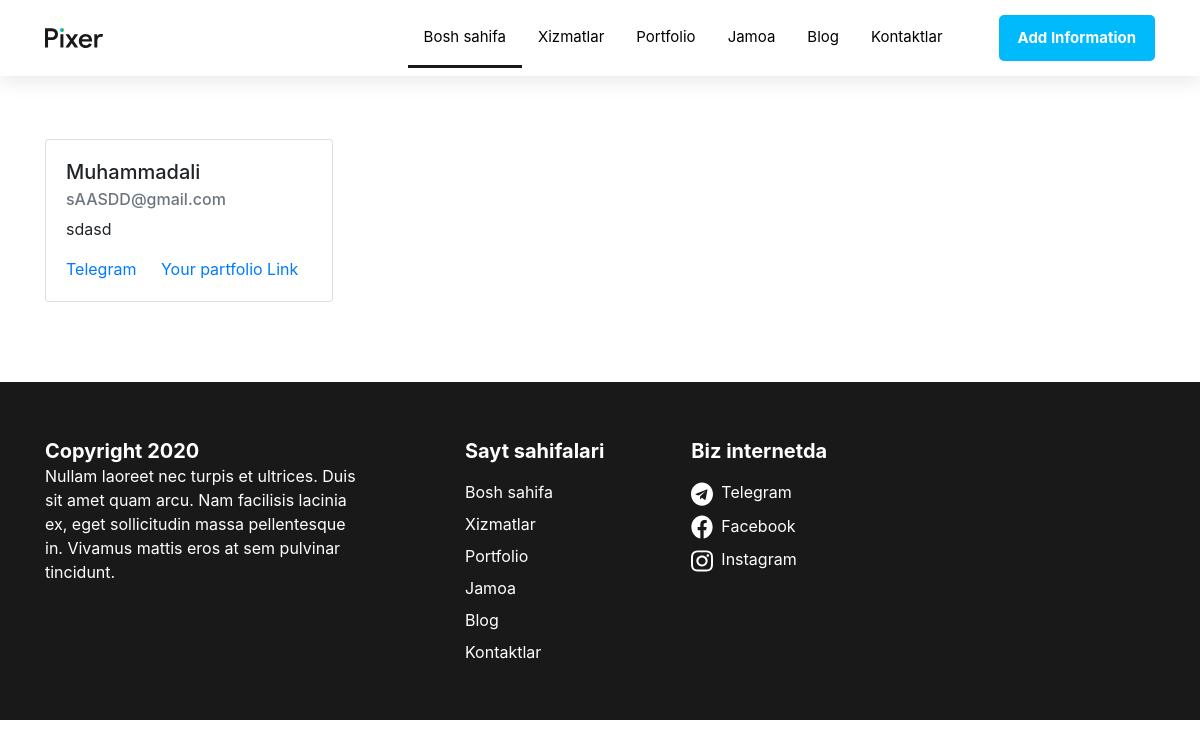
The app's page /backend/, older data.
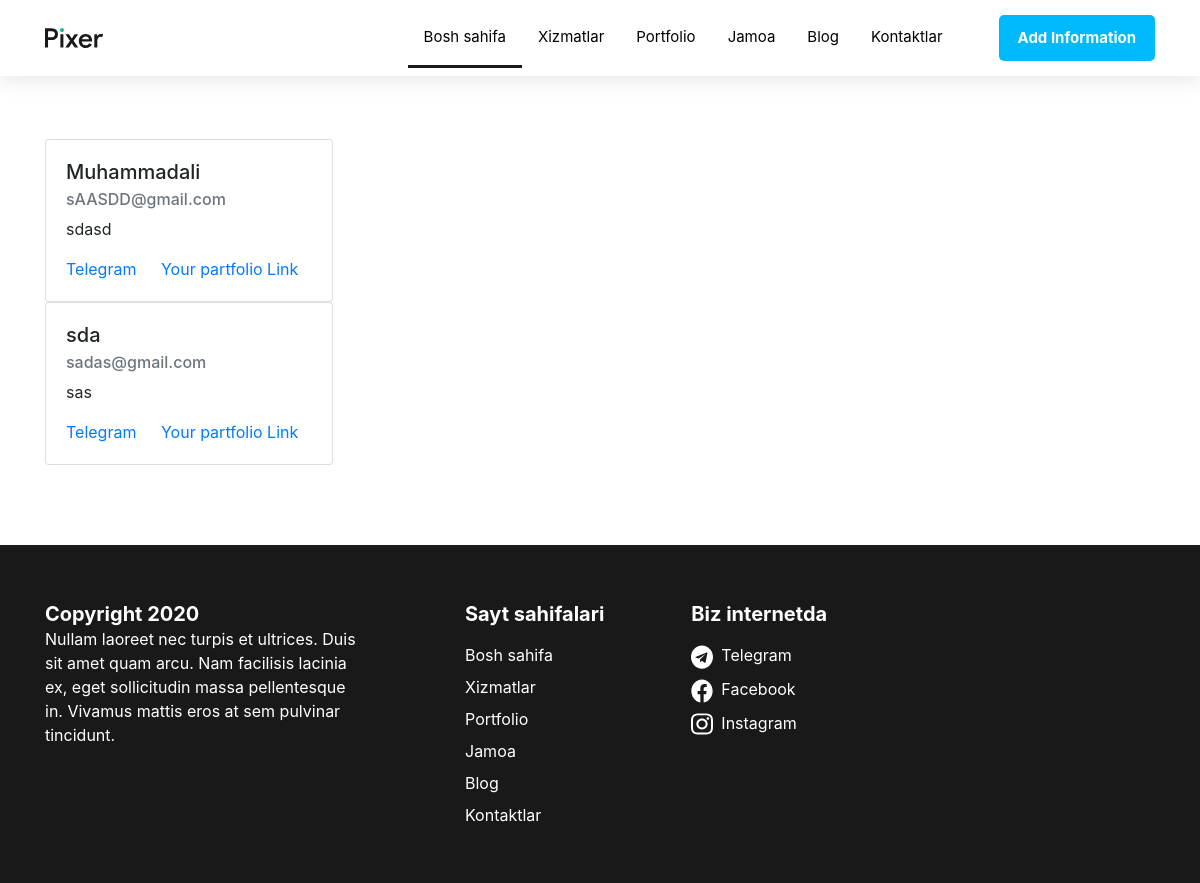
The same page, newer data.
### users/models.py (models this page shows, shortened)
class BackendUsersModel(models.Model):
    name = models.CharField(max_length=225)
    description = models.CharField(max_length=225)
    email = models.EmailField()
    phone_number = models.CharField(max_length=50)
    telegram_link = models.URLField()
    part_link = models.URLField()
    class Meta:
        verbose_name = 'user'
        verbose_name_plural = 'users'

### users/views.py (the view)
def backend_view(request):
    backend = BackendUsersModel.objects.all()
    context = {
        'backend': backend
    }
    return render(request, 'backend.html', context=context)

### templates/backend.html (shortened to what the changed rows need)
{% load static %}
<!DOCTYPE html>
<html lang="en">
<head>
    <link rel="stylesheet" href="{% static '/main.css' %}">
    <link rel="stylesheet" href="https://cdn.jsdelivr.net/npm/bootstrap@4.3.1/dist/css/bootstrap.min.css">
</head>
<body>
    <section class="intro">
            <div class="container">
               {% for backend in backend %}
    <div class="card" style="width: 18rem;">
  <div class="card-body">
    <h5 class="card-title">{{ backend.name }}</h5>
    <h6 class="card-subtitle mb-2 text-muted"><a>{{ backend.email }}</a></h6>
    <p class="card-text">{{ backend.description }}</p>
    <a href="{{ backend.telegram_link }}" class="card-link">Telegram</a>
    <a href="{{ backend.part_link }}" class="card-link">Your partfolio Link</a>
  </div>
</div>
    {% endfor %}
            </div>
        </section>
</body>
</html>

Row changes from the older to the newer data that the page shows:
added BackendUsersModel: name "sda", email "sadas@gmail.com", description "sas"
